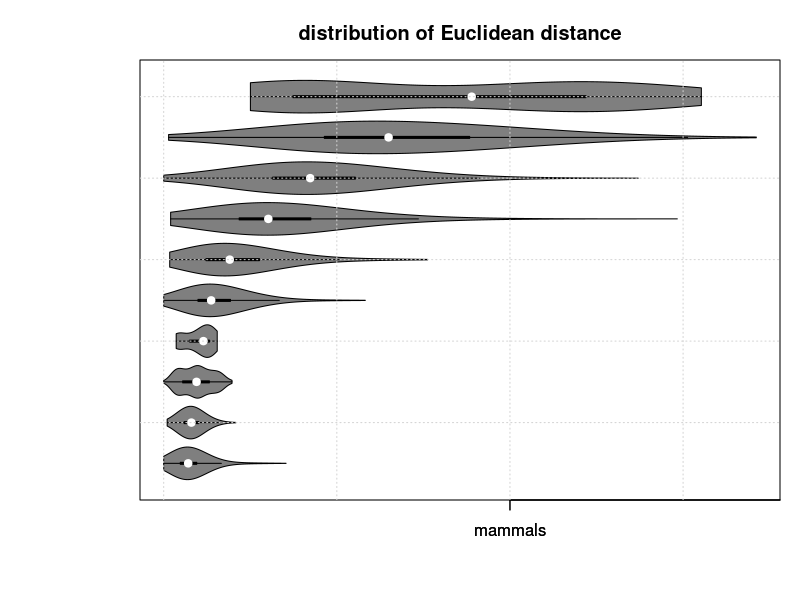
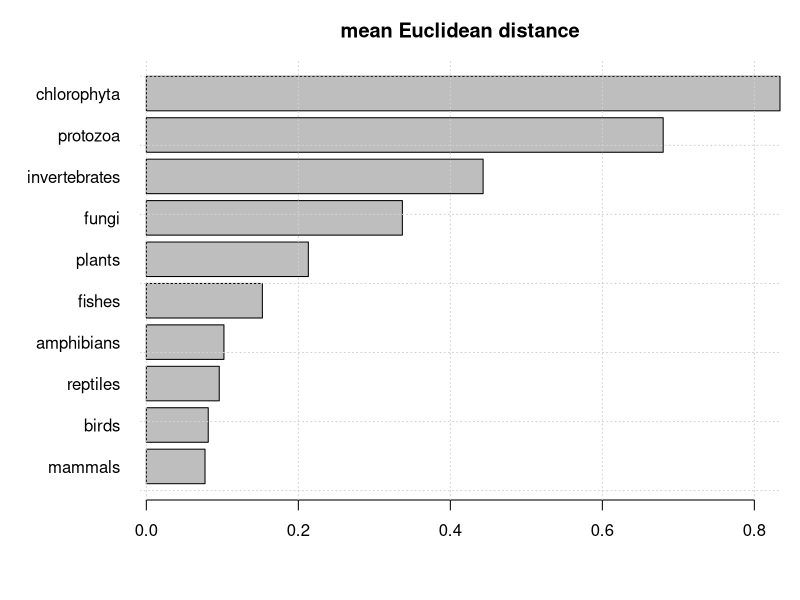
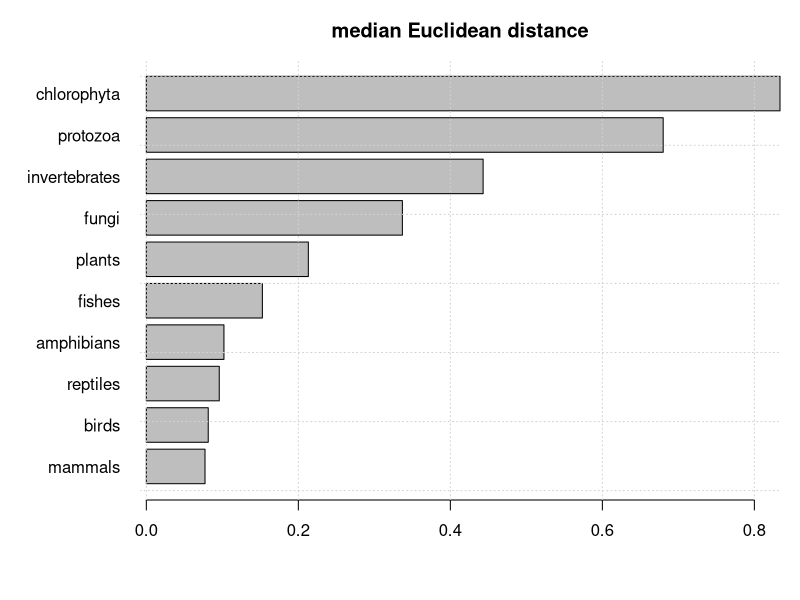
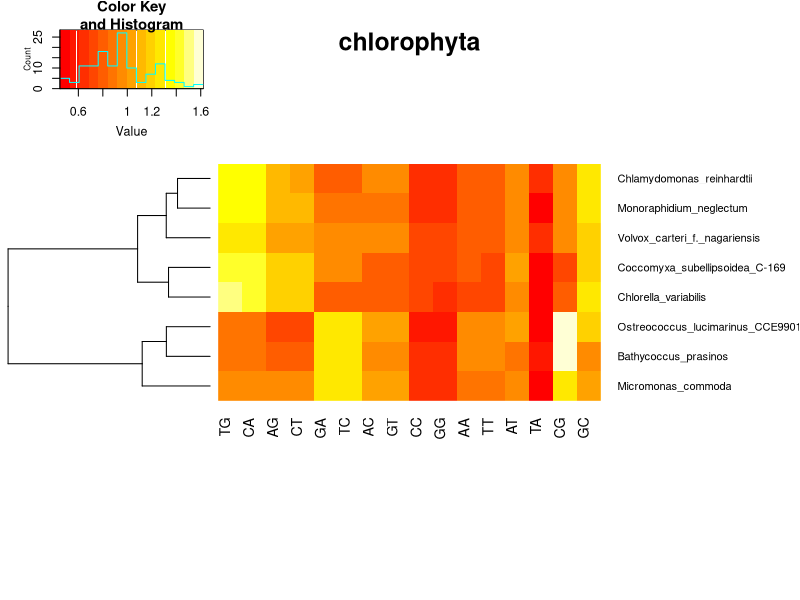
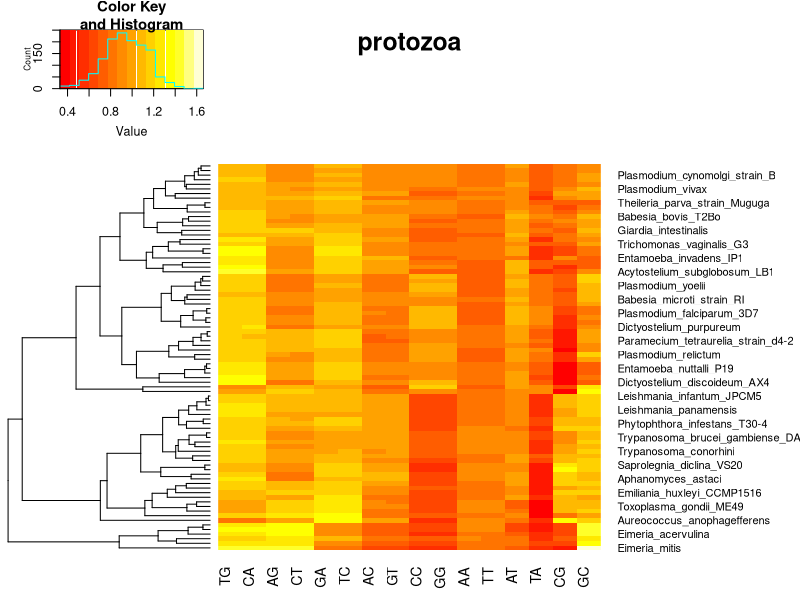
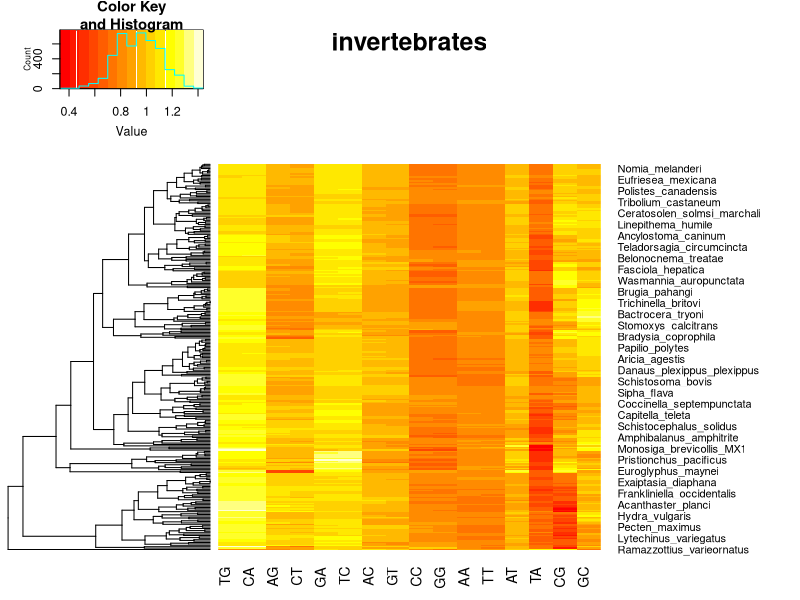
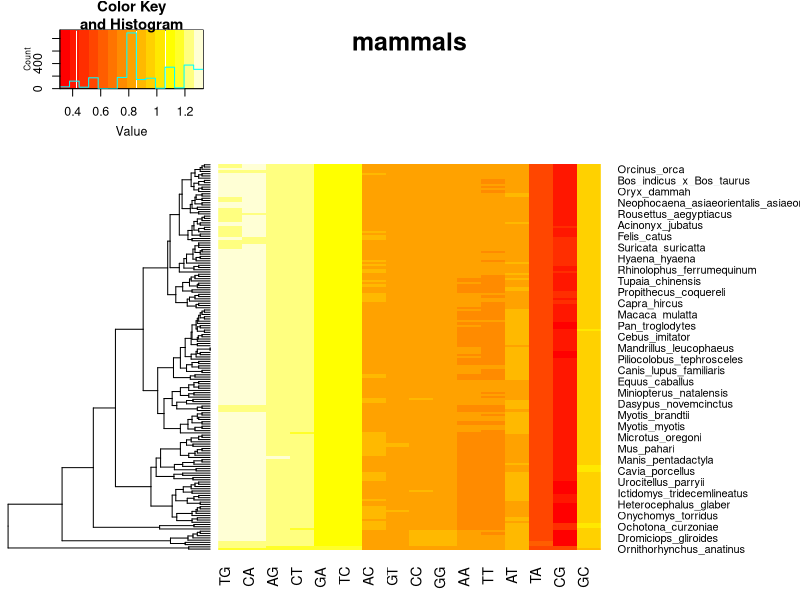
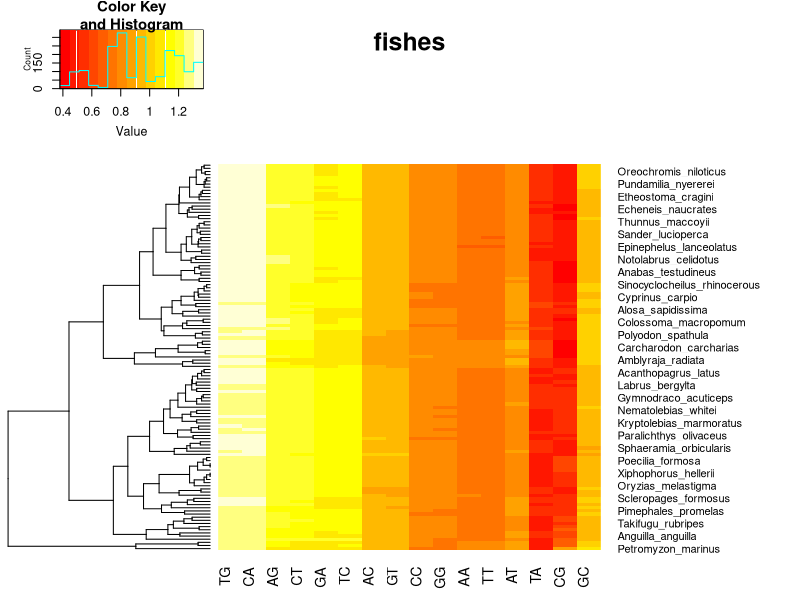

These charts were generated, in order, by the following R code:
## ---- chunk 1

suppressPackageStartupMessages({
  library("vioplot")
  library("beeswarm")
  library("kableExtra")
  library("seqinr")
  library("gplots")
})

## ---- chunk 2

dat <- read.csv("new_all.csv")
head(dat)

## ---- chunk 3

unique(dat$class)

mammals <- subset(dat,class=="Mammals")
fishes <- subset(dat,class=="Fishes")
birds <- subset(dat,class=="Birds")
fungi <- subset(dat,class=="Fungi")
plants <- subset(dat,class=="Plants")
protozoa <- subset(dat,class=="Protozoa")
reptiles <- subset(dat,class=="Reptiles")
chlorophyta <- subset(dat,class=="Chlorophyta")
amphibians <- subset(dat,class=="Amphibians")
invertebrates <- subset(dat,class=="Invertebrates")

l <- list("mammals"=mammals, "fishes"=fishes, "birds"=birds, "fungi"=fungi,
  "plants"=plants, "protozoa"=protozoa, "reptiles"=reptiles, 
  "chlorophyta"=chlorophyta, "amphibians"=amphibians, "invertebrates"=invertebrates)

## ---- chunk 4

res <- lapply(l,function(df) {
  df$class <- NULL
  dfa <- aggregate(. ~ name, df, mean)
  rownames(dfa) <- dfa$name
  dfa$name <- NULL
  as.vector(dist(dfa))
})

message("mean")
lapply(res,mean)

message("median")
lapply(res,median)

res2 <- res[order(unlist(lapply(res,median)))]

par(mar=c(5,7,3,1))
vioplot(res2,horizontal=TRUE,las=1,main="distribution of Euclidean distance") ; grid()
barplot(unlist(lapply(res2,mean)),horiz=TRUE,las=1,main="mean Euclidean distance") ; grid()
barplot(unlist(lapply(res2,mean)),horiz=TRUE,las=1,main="median Euclidean distance") ; grid()

## ---- chunk 5

chlorophyta$class = NULL
rownames(chlorophyta) <- chlorophyta$name
chlorophyta$name = NULL
hm_chlorophyta <- heatmap.2(as.matrix(chlorophyta),trace="none",main="chlorophyta",
  scale="none",mar=c(12,12),cexRow=0.8, dendrogram="row", Colv=FALSE)

protozoa$class = NULL
rownames(protozoa) <- protozoa$name
protozoa$name = NULL
hm_protozoa <- heatmap.2(as.matrix(protozoa),trace="none", main="protozoa",
  scale="none",mar=c(3,12),cexRow=0.8, dendrogram="row", Colv=FALSE)

invertebrates$class = NULL
rownames(invertebrates) <- invertebrates$name
invertebrates$name = NULL
hm_invertebrates <- heatmap.2(as.matrix(invertebrates),trace="none", main="invertebrates",
  scale="none",mar=c(3,12),cexRow=0.8, dendrogram="row", Colv=FALSE)

mammals$class = NULL
rownames(mammals) <- mammals$name
mammals$name = NULL
hm_mammals <- heatmap.2(as.matrix(mammals),trace="none",main="mammals",
  scale="none",mar=c(3,12),cexRow=0.8, dendrogram="row", Colv=FALSE)

fishes$class = NULL
fishes <- aggregate(. ~ name, fishes, mean)
rownames(fishes) <- fishes$name
fishes$name = NULL
hm_fishes <- heatmap.2(as.matrix(fishes),trace="none",main="fishes",
  scale="none",mar=c(3,12),cexRow=0.8, dendrogram="row", Colv=FALSE)

birds$class = NULL
rownames(birds) <- birds$name
birds$name = NULL
hm_birds <- heatmap.2(as.matrix(birds),trace="none",main="birds",
  scale="none",mar=c(3,12),cexRow=0.8, dendrogram="row", Colv=FALSE)

fungi$class = NULL
rownames(fungi) <- fungi$name
fungi$name = NULL
hm_fungi <- heatmap.2(as.matrix(fungi),trace="none",main="fungi",
  scale="none",mar=c(3,12),cexRow=0.8, dendrogram="row", Colv=FALSE)

plants$class = NULL
rownames(plants) <- plants$name
plants$name = NULL
hm_plants <- heatmap.2(as.matrix(plants),trace="none",main="plants",
  scale="none",mar=c(3,12),cexRow=0.8, dendrogram="row", Colv=FALSE)

reptiles$class = NULL
rownames(reptiles) <- reptiles$name
reptiles$name = NULL
hm_reptiles <- heatmap.2(as.matrix(reptiles),trace="none",main="reptiles",
  scale="none",mar=c(3,12),cexRow=0.8, dendrogram="row", Colv=FALSE)

amphibians$class = NULL
rownames(amphibians) <- amphibians$name
amphibians$name = NULL
hm_amphibians <- heatmap.2(as.matrix(amphibians),trace="none",main="amphibians",
  scale="none",mar=c(12,12),cexRow=0.8, dendrogram="row", Colv=FALSE)

## ---- chunk 6

sessionInfo()
